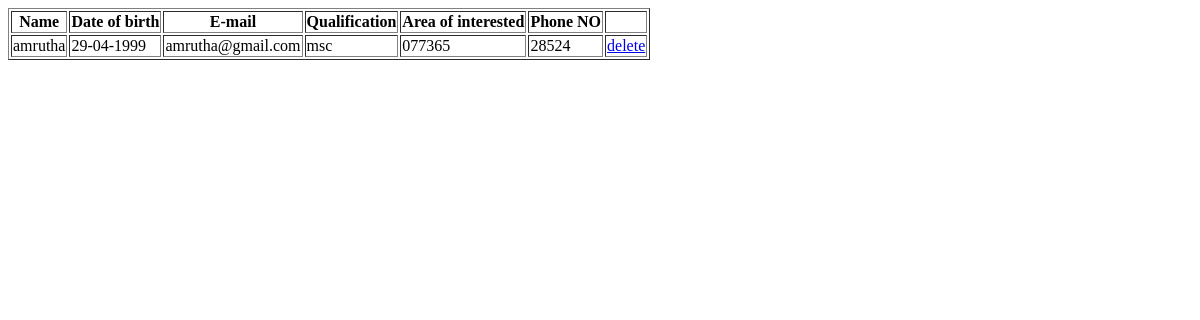
The app's page /ViewUser, older data.
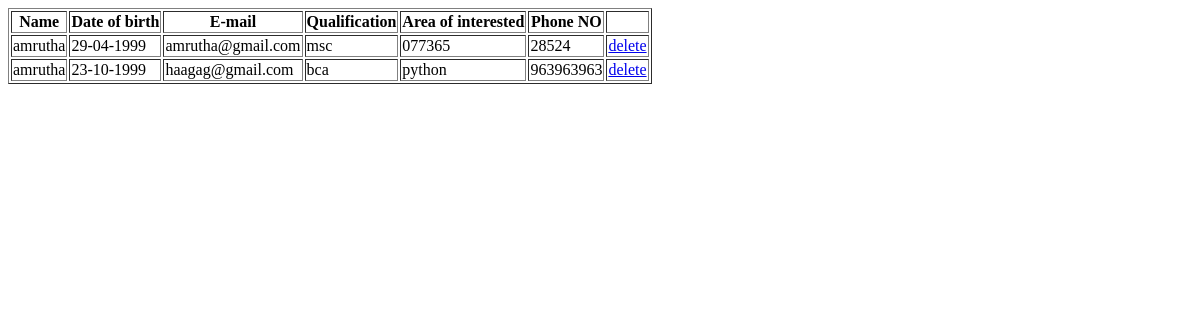
The same page, newer data.
### carriera/models.py (models this page shows)
class UserTable(models.Model):
   Name = models.CharField(max_length=100, null=True, blank=True)
   DOB = models.CharField(max_length=100, null=True, blank=True)
   Email = models.CharField(max_length=100, null=True, blank=True)
   Qualification = models.CharField(max_length=100, null=True, blank=True)
   Area_Of_Interest = models.CharField(max_length=100, null=True, blank=True)
   PhoneNo = models.CharField(max_length=100, null=True, blank=True)
   LOGIN = models.ForeignKey(LoginTable, on_delete=models.CASCADE, null=True, blank=True)

### carriera/views.py (the view)
# urls.py: path('ViewUser',ViewUser.as_view(),name='ViewUser'),
class ViewUser(View):
    def get(self,request):
        obj = UserTable.objects.all()
        return render(request, "Administration/viewuser.html",{'val':obj})

### templates/Administration/viewuser.html (shortened to what this page needs)
<!DOCTYPE html>
<html lang="en">
<head>
</head>
<body>
    <table border="1">
     <tr>
        <th>Name</th>
        <th>Date of birth</th>
        <th>E-mail</th>
        <th>Qualification</th>
        <th>Area of interested</th>
        <th>Phone NO</th>
        <td></td>
     </tr>
      {% for i in val %}
     <tr>
       <td>{{ i.Name }}</td>
       <td>{{ i.DOB }}</td>
       <td>{{ i.Email }}</td>
       <td>{{ i.Qualification }}</td>
       <td>{{ i.Area_Of_Interest }}</td>
       <td>{{ i.PhoneNo }}</td>
       <td><a href="DeleteUser/{{ i.LOGIN.id }}">delete</a></td>
     </tr>
     {% endfor %}
     </table>
</body>
</html>

Row changes from the older to the newer data that the page shows:
added UserTable: Name "amrutha", DOB "23-10-1999", Email "haagag@gmail.com", Qualification "bca", Area_Of_Interest "python", PhoneNo "963963963"
